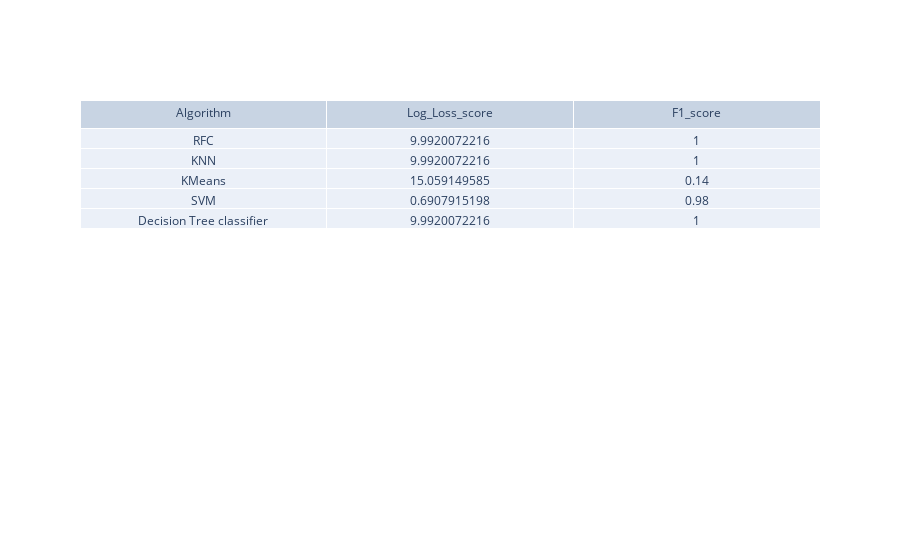

Here is the notebook cell this chart was saved with:
### Code cell
import plotly.graph_objects as go

fig = go.Figure(data=[go.Table(header=dict(values=['Algorithm','Log_Loss_score','F1_score']),
                 cells=dict(values=[['RFC','KNN', 'KMeans', 'SVM','Decision Tree classifier'],[9.9920072216, 9.9920072216, 15.059149585, 0.6907915198,9.9920072216],[1.0,1.0,0.14,0.98,1.0]])
                                                   )])
fig.show()

### Figure 1 — Plotly figure (JSON) as saved in the notebook; plotly's stock layout.template omitted (floating-point values rounded to 4 significant figures)
{"data": [{"cells": {"values": [["RFC", "KNN", "KMeans", "SVM", "Decision Tree classifier"], [9.992, 9.992, 15.06, 0.6908, 9.992], [1, 1, 0.14, 0.98, 1]]}, "header": {"values": ["Algorithm", "Log_Loss_score", "F1_score"]}, "type": "table"}], "layout": {"autosize": true}}
